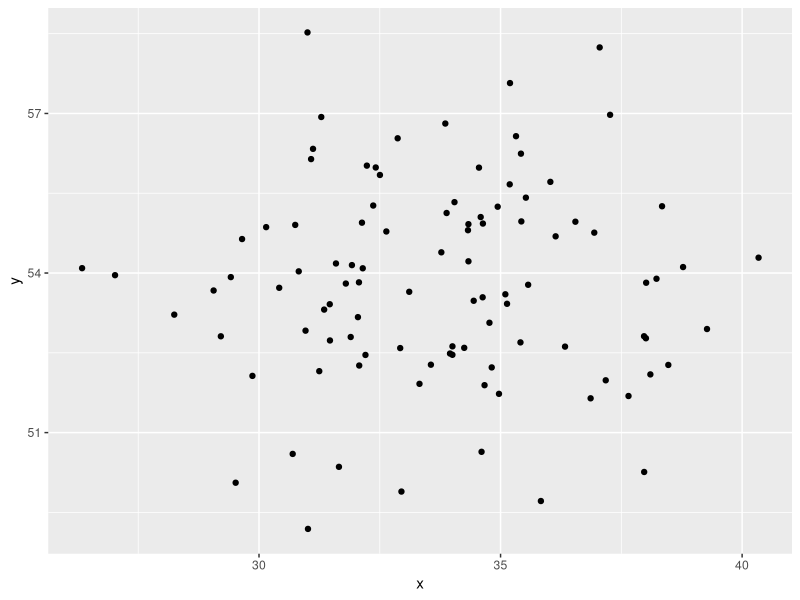
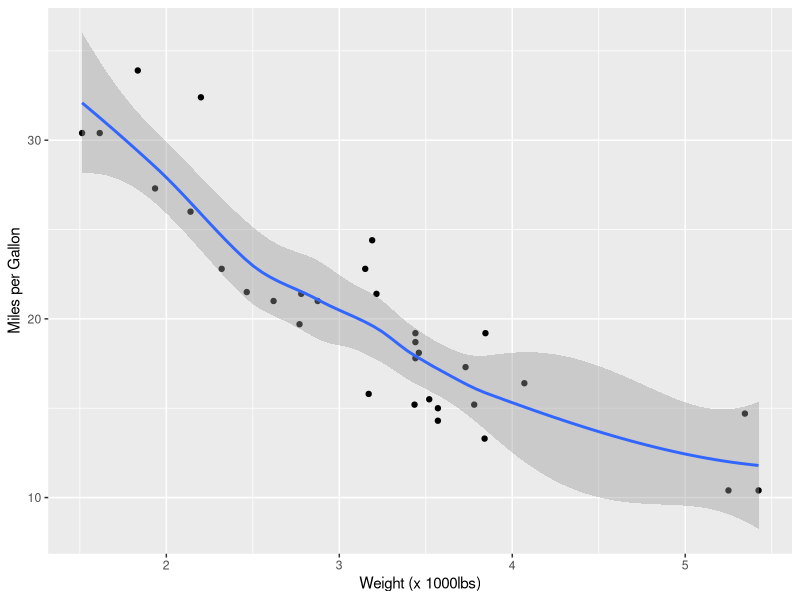

Reproduce these figures in R, in order.
x = rnorm(100, mean = 34, sd = 3)
y = rnorm(100, mean = 54, sd = 2)

df = data.frame(x,y)
View(df)

max(df)



options(repos = c(CRAN = "https://cloud.r-project.org/"))

install.packages('rlang')
version
install.packages('installr')

install.packages('ggplot2')
library('ggplot2')
ggplot(df, aes(x = x,y = y)) + geom_point()
View(mtcars)

my_scatplot <- ggplot(mtcars, aes(x=wt,y=mpg)) + geom_point()
my_scatplot + xlab('Weight (x 1000lbs)') + ylab('Miles per Gallon') + geom_smooth()
